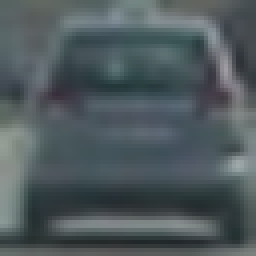
#> input picture CarND-Vehicle-Detection/data/vehicles/vehicles/GTI_Far/image0003.png, 64 x 64 px (shown 4 times larger)
$ python -i svm_pipline.py   (imports and definitions only)   (older library calls are emulated)
#> lines starting #> are read from the running program, lines starting #| are printed output that depends on the picture
import matplotlib.image as mpimg
import cv2
import numpy as np
from skimage.feature import hog
from scipy.ndimage.measurements import label
from os import walk
from os import path
import time
from sklearn.svm import LinearSVC
from sklearn.svm import SVC
from sklearn.preprocessing import StandardScaler
import sklearn.preprocessing as preprocessing
from sklearn.model_selection import train_test_split
from sklearn.metrics import accuracy_score
from sklearn.externals import joblib
import os
import matplotlib.pyplot as plt
import multiprocessing
import pickle
from copy import copy
import glob
from timeit import default_timer as timer
from IPython.display import HTML
from moviepy.editor import VideoFileClip
from sklearn.grid_search import GridSearchCV
from sklearn.metrics import classification_report
import time
from multiprocessing import Pool

# 1 get features from image
# 2 standard features
# 3 use svm to train and predict whether the image contains vehicle
# 4 use slide window and find out heat area
# 5 draw boxes

# define parameters
orient = 11
pix_per_cell = 16
cell_per_block = 2
hog_channel = 'ALL'
color_space = 'YCrCb'
spatial_size = (32, 32)
hist_bins = 32
spatial_feat = True
hist_feat = True
hog_feat = True
# [2 lines not run here, left out]


# Define a function to compute binned color features
def bin_spatial(img, size=(32, 32)):
    # Use cv2.resize().ravel() to create the feature vector
    features = cv2.resize(img, size).ravel()
    # Return the feature vector
    return features


# Define a function to compute color histogram features
def color_hist(img, nbins=32, bins_range=(0, 256)):
    # Compute the histogram of the color channels separately
    channel1_hist = np.histogram(img[:, :, 0], bins=nbins, range=bins_range)
    channel2_hist = np.histogram(img[:, :, 1], bins=nbins, range=bins_range)
    channel3_hist = np.histogram(img[:, :, 2], bins=nbins, range=bins_range)
    # Concatenate the histograms into a single feature vector
    hist_features = np.concatenate((channel1_hist[0], channel2_hist[0], channel3_hist[0]))
    # Return the individual histograms, bin_centers and feature vector
    return hist_features


def get_hog_features(img, orient, pix_per_cell, cell_per_block,
                     vis=False, feature_vec=True):
    # Call with two outputs if vis==True
    if vis == True:
        features, hog_image = hog(img, orientations=orient, pixels_per_cell=(pix_per_cell, pix_per_cell),
                                  cells_per_block=(cell_per_block, cell_per_block), transform_sqrt=True,
                                  visualise=vis, feature_vector=feature_vec)
        return features, hog_image
    # Otherwise call with one output
    else:
        features = hog(img, orientations=orient, pixels_per_cell=(pix_per_cell, pix_per_cell),
                       cells_per_block=(cell_per_block, cell_per_block), transform_sqrt=True,
                       visualise=vis, feature_vector=feature_vec)
        return features


# Define a function to extract features from a list of images
# Have this function call bin_spatial() and color_hist(),get_hog
def single_img_features(img, color_space='RGB', spatial_size=(32, 32),
                        hist_bins=32, orient=9,
                        pix_per_cell=8, cell_per_block=2, hog_channel=0,
                        spatial_feat=True, hist_feat=True, hog_feat=True):
    # 1) Define an empty list to receive features
    img_features = []
    # 2) Apply color conversion if other than 'RGB'
    if color_space != 'RGB':
        if color_space == 'HSV':
            feature_image = cv2.cvtColor(img, cv2.COLOR_RGB2HSV)
        elif color_space == 'LUV':
            feature_image = cv2.cvtColor(img, cv2.COLOR_RGB2LUV)
        elif color_space == 'HLS':
            feature_image = cv2.cvtColor(img, cv2.COLOR_RGB2HLS)
        elif color_space == 'YUV':
            feature_image = cv2.cvtColor(img, cv2.COLOR_RGB2YUV)
        elif color_space == 'YCrCb':
            feature_image = cv2.cvtColor(img, cv2.COLOR_RGB2YCrCb)
    else:
        feature_image = np.copy(img)
    # 3) Compute spatial features if flag is set
    if spatial_feat == True:
        spatial_features = bin_spatial(feature_image, size=spatial_size)
        # 4) Append features to list
        img_features.append(spatial_features)
    # 5) Compute histogram features if flag is set
    if hist_feat == True:
        hist_features = color_hist(feature_image, nbins=hist_bins)
        # 6) Append features to list
        img_features.append(hist_features)
    # 7) Compute HOG features if flag is set
    if hog_feat == True:
        if hog_channel == 'ALL':
            hog_features = []
            for channel in range(feature_image.shape[2]):
                hog_features.extend(get_hog_features(feature_image[:, :, channel],
                                                     orient, pix_per_cell, cell_per_block,
                                                     vis=False, feature_vec=True))
        else:
            hog_features = get_hog_features(feature_image[:, :, hog_channel], orient,
                                            pix_per_cell, cell_per_block, vis=False, feature_vec=True)
        # 8) Append features to list
        img_features.append(hog_features)

    # 9) Return concatenated array of features
    return np.concatenate(img_features)


# [255 lines left out: functions extract_features, slide_window, search_windows, add_heat, apply_threshold, draw_labeled_bboxes and 4 more, not called in this run]

last_windows = []
# [31 lines that did not run here, left out]


def process(image):
    draw_img, heat, heatmap = find_car(image)
    return draw_img


# [21 lines not run here, left out]

    # [29 lines of commented-out code are left out]

>>> import cv2
>>> picture = cv2.cvtColor(cv2.imread('data/vehicles/vehicles/GTI_Far/image0003.png'), cv2.COLOR_BGR2RGB)
>>> result = single_img_features(picture)
#> in bin_spatial, `features = cv2.resize(img, size).ravel()`: features = 3072 values, max 165 at index 2009, min 36 at index 2472, mean 87.29
#> in single_img_features, `spatial_features = bin_spatial(feature_image, size=spatial_size)`: spatial_features has the same summary as features in bin_spatial
#> in color_hist, `hist_features = np.concatenate((channel1_hist[0], channel2_hist[0], ch..`: hist_features = 96 values, max 817 at index 75, min 0 at index 0, mean 128
#> in get_hog_features, `features = hog(img, orientations=orient, pixels_per_cell=(pix_per_cell..`: features = 1764 values, max 0.509 at index 1561, min 0 at index 21, mean 0.111
#> in get_hog_features, `features = hog(img, orientations=orient, pixels_per_cell=(pix_per_cell..`:
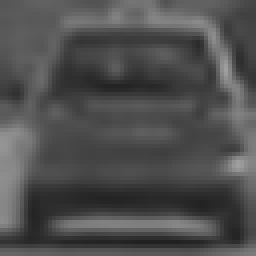
#> img: shape (64, 64) (shown 4 times larger); min 33, max 159, mean 78.8
#> in single_img_features, `hog_features = get_hog_features(feature_image[:, :, hog_channel], orie..`: hog_features has the same summary as features in get_hog_features
#> result = 4932 values, max 817 at index 3147, min 0 at index 3072, mean 56.9

$ run again, on CarND-Vehicle-Detection/data/vehicles/vehicles/GTI_Left/image0049.png
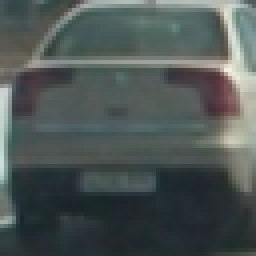
#> input picture CarND-Vehicle-Detection/data/vehicles/vehicles/GTI_Left/image0049.png, 64 x 64 px (shown 4 times larger)
#> in bin_spatial, `features = cv2.resize(img, size).ravel()`: features = 3072 values, max 236 at index 852, min 27 at index 2421, mean 83.42
#> spatial_features has the same summary as features in bin_spatial
#> in color_hist, `hist_features = np.concatenate((channel1_hist[0], channel2_hist[0], ch..`: hist_features = 96 values, max 759 at index 43, min 0 at index 0, mean 128
#> in get_hog_features, `features = hog(img, orientations=orient, pixels_per_cell=(pix_per_cell..`: features = 1764 values, max 0.552 at index 652, min 0 at index 26, mean 0.117
#> in get_hog_features, `features = hog(img, orientations=orient, pixels_per_cell=(pix_per_cell..`:
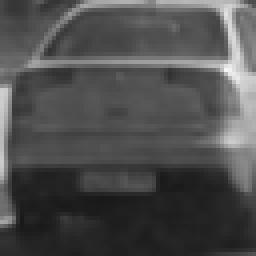
#> img: shape (64, 64) (shown 4 times larger); min 25, max 245, mean 78
#> hog_features has the same summary as features in get_hog_features
#> result = 4932 values, max 759 at index 3115, min 0 at index 3072, mean 54.49

$ run again, on CarND-Vehicle-Detection/data/vehicles/vehicles/GTI_Left/image0052.png
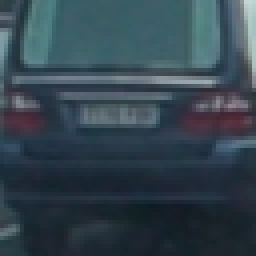
#> input picture CarND-Vehicle-Detection/data/vehicles/vehicles/GTI_Left/image0052.png, 64 x 64 px (shown 4 times larger)
#> in bin_spatial, `features = cv2.resize(img, size).ravel()`: features = 3072 values, max 212 at index 94, min 17 at index 2550, mean 66.72
#> spatial_features has the same summary as features in bin_spatial
#> in color_hist, `hist_features = np.concatenate((channel1_hist[0], channel2_hist[0], ch..`: hist_features = 96 values, max 818 at index 3, min 0 at index 0, mean 128
#> in get_hog_features, `features = hog(img, orientations=orient, pixels_per_cell=(pix_per_cell..`: features = 1764 values, max 0.677 at index 346, min 0 at index 21, mean 0.12
#> in get_hog_features, `features = hog(img, orientations=orient, pixels_per_cell=(pix_per_cell..`:
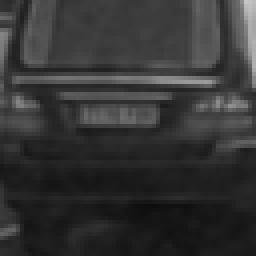
#> img: shape (64, 64) (shown 4 times larger); min 13, max 198, mean 52.2
#> hog_features has the same summary as features in get_hog_features
#> result = 4932 values, max 818 at index 3075, min 0 at index 3072, mean 44.09

$ run again, on CarND-Vehicle-Detection/data/vehicles/vehicles/GTI_MiddleClose/image0034.png
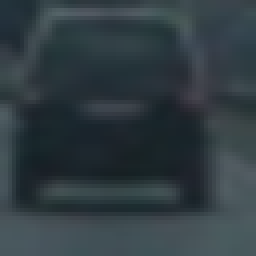
#> input picture CarND-Vehicle-Detection/data/vehicles/vehicles/GTI_MiddleClose/image0034.png, 64 x 64 px (shown 4 times larger)
#> in bin_spatial, `features = cv2.resize(img, size).ravel()`: features = 3072 values, max 100 at index 119, min 22 at index 1836, mean 58.56
#> spatial_features has the same summary as features in bin_spatial
#> in color_hist, `hist_features = np.concatenate((channel1_hist[0], channel2_hist[0], ch..`: hist_features = 96 values, max 749 at index 3, min 0 at index 0, mean 128
#> in get_hog_features, `features = hog(img, orientations=orient, pixels_per_cell=(pix_per_cell..`: features = 1764 values, max 0.681 at index 1624, min 0 at index 3, mean 0.107
#> in get_hog_features, `features = hog(img, orientations=orient, pixels_per_cell=(pix_per_cell..`:
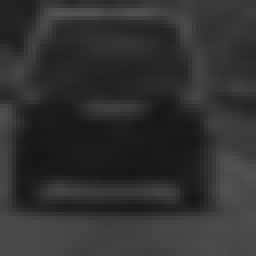
#> img: shape (64, 64) (shown 4 times larger); min 21, max 84, mean 48.6
#> hog_features has the same summary as features in get_hog_features
#> result = 4932 values, max 749 at index 3075, min 0 at index 3072, mean 39.01
